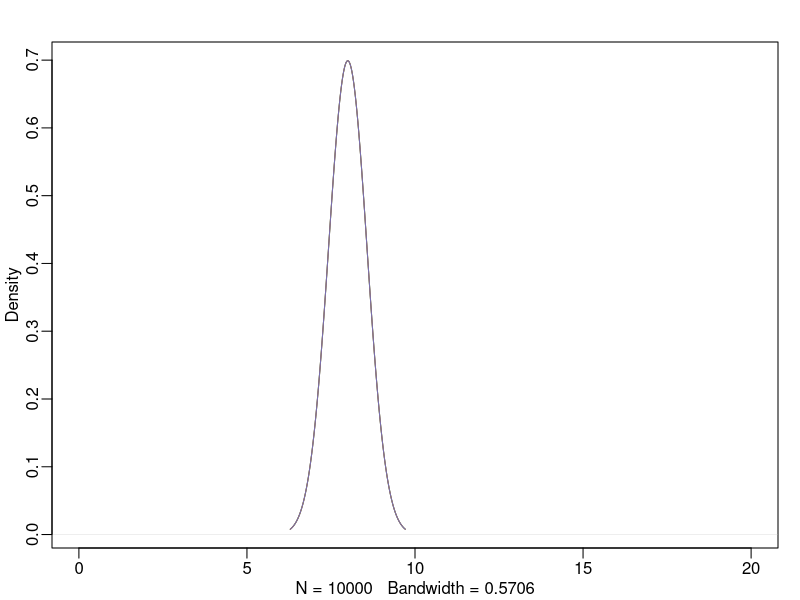
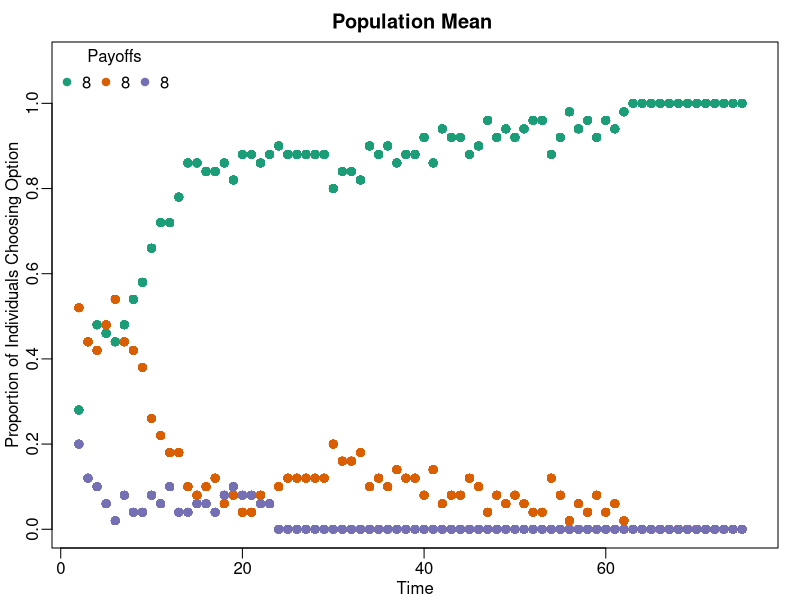
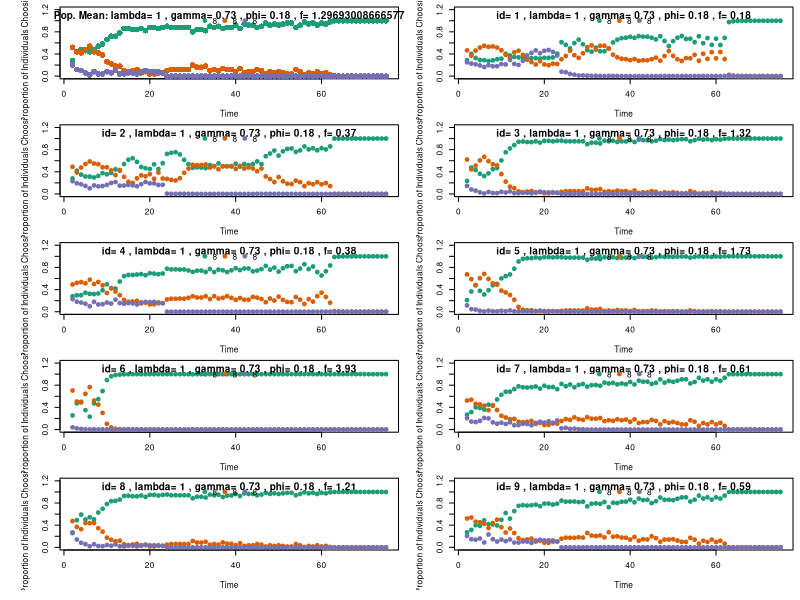
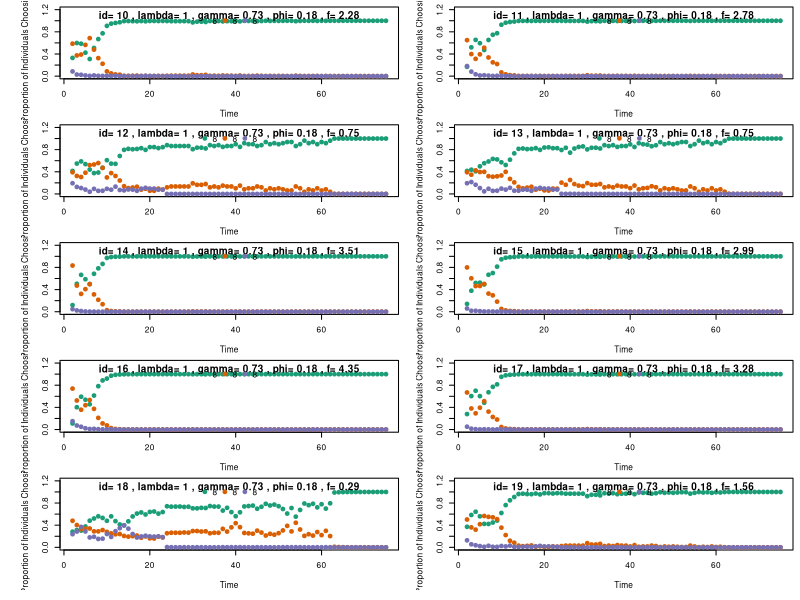
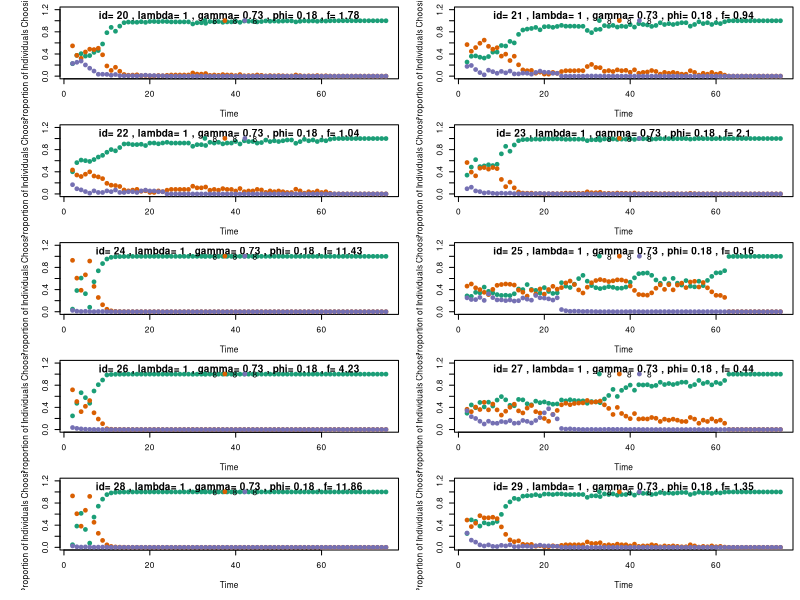
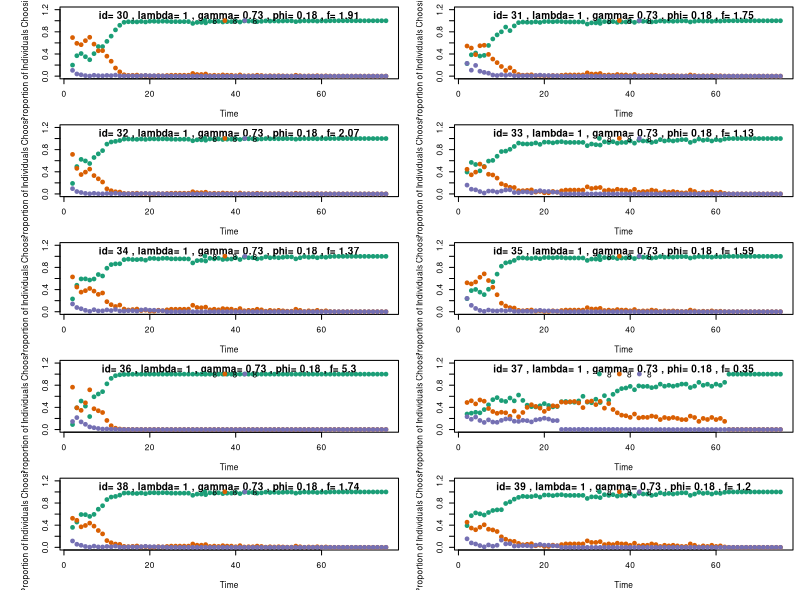
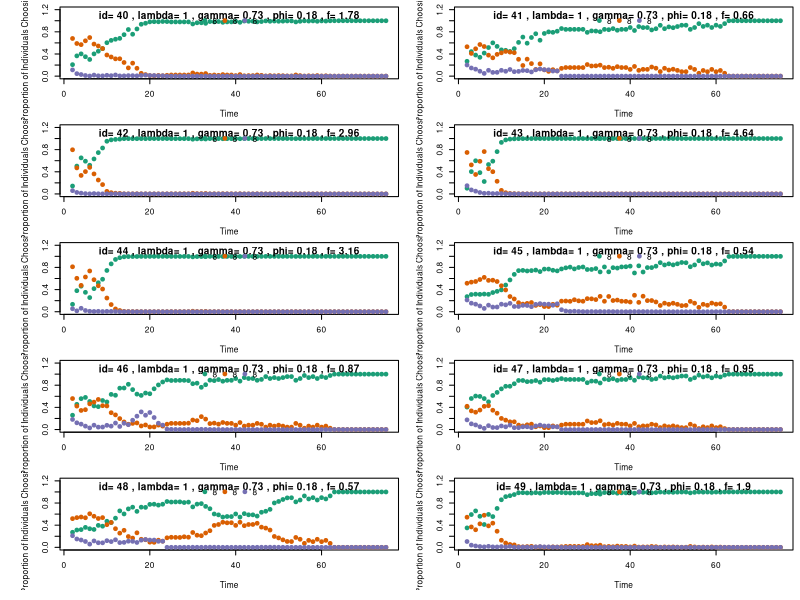
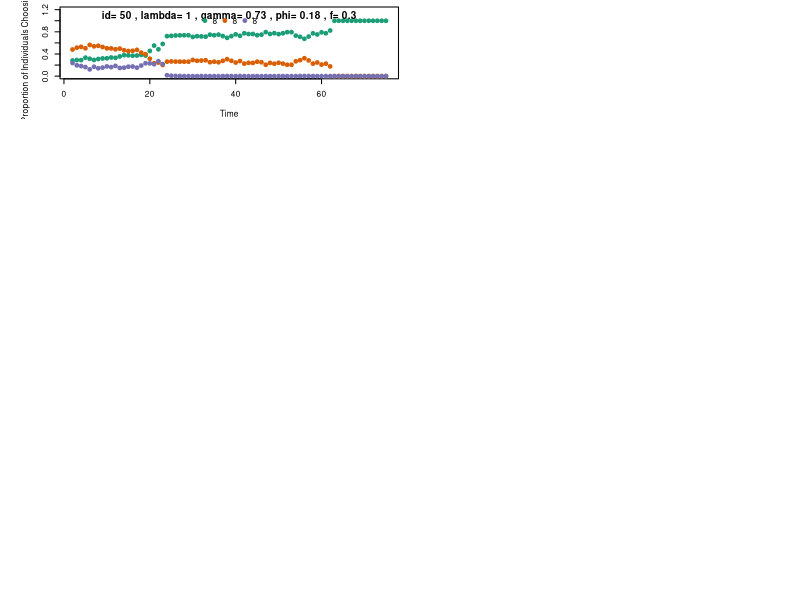

Reproduce these figures in R, in order.
#######################################################
######set color pallete and load functions#############
#######################################################

col.pal=c("#1B9E77", "#D95F02", "#7570B3") #graphing color pallette

#########create a softmax function to simply code, add in logit and logistic fcns
Softmax <- function(x){
    exp(x)/sum(exp(x))
} 

logit <- function(p){ 
    (log(p/(1-p)))
}

logistic <- function(x){ 
    (1/(1+exp(-x)))
}

#######add convenient density plooting function, code lifted from rethinking by McElreath
dens <- function (x, adj = 0.5, norm.comp = FALSE, main = "", show.HPDI = FALSE, 
    show.zero = FALSE, rm.na = TRUE, add = FALSE, ...) 
{
    if (inherits(x, "data.frame")) {
        n <- ncol(x)
        cnames <- colnames(x)
        set_nice_margins()
        par(mfrow = make.grid(n))
        for (i in 1:n) {
            dens(x[, i], adj = adj, norm.comp = norm.comp, show.HPDI = show.HPDI, 
                show.zero = TRUE, xlab = cnames[i], ...)
        }
    }
    else {
        if (rm.na == TRUE) 
            x <- x[!is.na(x)]
        thed <- density(x, adjust = adj)
        if (add == FALSE) {
            set_nice_margins()
            plot(thed, main = main, ...)
        }
        else lines(thed$x, thed$y, ...)
        if (show.HPDI != FALSE) {
            hpd <- HPDI(x, prob = show.HPDI)
            shade(thed, hpd)
        }
        if (norm.comp == TRUE) {
            mu <- mean(x)
            sigma <- sd(x)
            curve(dnorm(x, mu, sigma), col = "white", lwd = 2, 
                add = TRUE)
            curve(dnorm(x, mu, sigma), add = TRUE)
        }
        if (show.zero == TRUE) {
            lines(c(0, 0), c(0, max(thed$y) * 2), lty = 2)
        }
    }
}

set_nice_margins <- function () {
    par_mf <- par("mfrow", "mfcol")
    if (all(unlist(par_mf) == 1)) {
        par(mgp = c(1.5, 0.5, 0), mar = c(2.5, 2.5, 2, 1) + 0.1, 
            tck = -0.02)
    }
}

#######################################################
######begin data simulations###########################
#######################################################

#data sims
n <- 50                                  #number of individuals/pop size
nbouts <- 75                             #timesteps

#simulate values for options
techmeans <- c(8 , 8 , 8)               #mean efficiency of techniques
techvar <- c(0, 0 , 0)                  #variance of techniques

#parameter sims
fc.sim <- log(1.3)				          #frequency dependecy parameter on log scale
phi.sim <- logit(0.18)                    #memory/attraction updating parameter on log-odds scale
gamma.sim <- 1                            #weight given to social info parameter on log-odds scale
k.lambda <- 1                             #sensitivity to individual payoffs

#varying effects offsets for individuals
gamma.sim_i <- rnorm( n , mean=0 , sd=0) ##frequency dependent offsets per individual
phi.sim_i <- rnorm( n , mean=0 , sd=0)   
fc.sim_i <- rnorm( n , mean=0 , sd=1) 

#plot to visualize overlap of payoffs
dens(rnorm( 10000 , mean=techmeans[1] , sd=techvar[1] ) ,col=col.pal[1] , xlim=c(0,20) )
dens(rnorm( 10000 , mean=techmeans[2] , sd=techvar[2] ) ,col=col.pal[2] , xlim=c(0,20) , add=TRUE )
dens(rnorm( 10000 , mean=techmeans[3] , sd=techvar[3] ) ,col=col.pal[3] , xlim=c(0,20) , add=TRUE )

#unique parameters for each individual, to visualize heterogeneity and for plotting individual predictions
gamma.sim_id <- round( logistic(gamma.sim + gamma.sim_i), digits=2) 		##simulated gammas for all n individuals
phi.sim_id <- round(logistic(phi.sim +phi.sim_i), digits=2) 				##simulated phis for all n individuals
fc.sim_id <- round(exp(fc.sim + fc.sim_i), digits=2)  						##simulated strength of frequency dependent learning for all n individuals
gamma.sim_id
phi.sim_id
fc.sim_id

#begin to simulate data
dsim_s <- data.frame( id=0 , bout=0 , tech=0 , y1=0 , y2=0, y3=0 , s1=0 , s2=0 , s3=0 , A1=0 , A2=0 , A3=0 , Pr1=0 , Pr2=0 , Pr3=0 )
therow <- 1

AC <- matrix(1,ncol=3,nrow=n) 												#attraction scores for each behavior
AC[,3] <- 0.2 																#change to make high payoff option less likely
Softmax(AC[1,]) 															#run to see initial prob of choosing a behavior

S1 <- S2 <- S3 <- rep(0,n+1) 												# num of individuals choosing each tech in previous bout
PS1 <- PS2 <- PS3 <- rep(0,nbouts+1) 										# empty vector for mean observed in previous rounds
s_temp <-  rep(0,3)

# S1[1] <- 0.48*nbouts
# S2[1] <- 0.32*nbouts
# S3[1] <- 0.2*nbouts

for ( r in 1:nbouts ) {
    for ( i in 1:n ) {  

		prtech_i <-  Softmax(k.lambda*AC[i,]) 
        my.gam <- logistic( gamma.sim + gamma.sim_i[i] ) 	#social info weight for individual i
        my.phi <- logistic( phi.sim + phi.sim_i[i] )		#weight given to past experience for individual i
        my.fconf <- exp( fc.sim + fc.sim_i[i])  			#strength of frequency dependence for individual i
        prtech_su <- c(S1[r],S2[r],S3[r]) 					#social info individual i observed

        #//frequency dependent social learning aspect below
        if ( r >= 1 ) { 
            if (sum( prtech_su ) > 0 ) {

                #// compute frequency cue
                for ( j in 1:3 ){ s_temp[j] <- prtech_su[j]^my.fconf}

                prtech_s <- s_temp/sum(s_temp)
                prtech <- (1-my.gam)*prtech_i + my.gam*prtech_s

            } else {
                prtech <- prtech_i
            }
        } else {
            prtech <- prtech_i
         }
# choose tech
        tech <- sample( 1:3 , size=1 , prob=prtech)
        yield <- rnorm( 1 , mean=techmeans[tech] , sd=techvar[tech] )


# update attractions
        yields <- rep(0,3)
        yields[tech] <- yield#makes payoff yield
        for (k in 1:3){
        	AC[i,k] <- (1-my.phi)*AC[i,k] + my.phi*yields[k]
        }

        dsim_s[therow,] <- c( i , r , tech , yields[1] , yields[2] , yields[3] , S1[r] , S2[r] , S3[r] , AC[i,1] , AC[i,2] , AC[i,3] ,  prtech[1] , prtech[2], prtech[3] )
        therow <- therow + 1
    } #i
    S1[r+1] <- length( dsim_s$tech[dsim_s$tech==1 & dsim_s$bout==r] )
    S2[r+1] <- length( dsim_s$tech[dsim_s$tech==2 & dsim_s$bout==r] )
    S3[r+1] <- length( dsim_s$tech[dsim_s$tech==3 & dsim_s$bout==r] )

 }

o <- order( dsim_s$i )
dsim <- dsim_s[o,]

#plot raw data of group level effects
plot(s1/n ~ bout, data=dsim[dsim$bout>1,], col=col.pal[1] , ylim=c(0,1.1) , xlim=c(2,nbouts+1), pch=19 , xlab="Time" , ylab="Proportion of Individuals Choosing Option" , main="Population Mean ")
points(s2/n ~ bout, data=dsim[dsim$bout>1,] , col=col.pal[2], pch=19)
points(s3/n ~ bout, data=dsim[dsim$bout>1,] , col=col.pal[3], pch=19)
legend("topleft", cex=1 , as.character(techmeans), pch=19 ,col=col.pal, horiz=TRUE , bty="n", title="Payoffs")

pdf("freq_sims.pdf",width=9,height=11)
par(mfrow=c(5,2))##set up the plot
par( mar=c(4,5,0.6,0.6) , oma=c(1,1,.1,.1) )
par(cex = 0.5)

###main plot
plot(s1/n ~ bout, data=dsim[dsim$bout>1,], col=col.pal[1] , ylim=c(0,1.2) , pch=19 , xlab="Time" , ylab="Proportion of Individuals Choosing Option" , xlim=c(2,nbouts) )
points(s2/n ~ bout, data=dsim[dsim$bout>1,] , col=col.pal[2], pch=19)
points(s3/n ~ bout, data=dsim[dsim$bout>1,] , col=col.pal[3], pch=19)
title(main = paste("Pop. Mean: lambda=",k.lambda ,", gamma=",round(logistic(gamma.sim), digits=2),", phi=",round(logistic(phi.sim),digits=2),", f=", exp(round(fc.sim,digits=2 ))) , line = -1.2, outer = FALSE)
legend("top", inset=.05, cex=1 , as.character(techmeans), pch=19 ,col=col.pal, horiz=TRUE , bty="n")

for(i in 1:n){
    plot(Pr1 ~ (bout-1), data=dsim[dsim$id==i & dsim$bout>1,] , col=col.pal[1] , ylim=c(0,1.2) , pch=19 , xlab="Time" , ylab="Proportion of Individuals Choosing Option" , xlim=c(2,nbouts) )
    points(Pr2 ~ (bout-1), data=dsim[dsim$id==i & dsim$bout>1,] , col=col.pal[2], pch=19)
    points(Pr3 ~ (bout-1), data=dsim[dsim$id==i & dsim$bout>1,] , col=col.pal[3], pch=19)
    title(main = paste("id=",i ,", lambda=",k.lambda ,", gamma=",gamma.sim_id[i],", phi=",phi.sim_id[i],", f=", fc.sim_id[i] ) , line = -1.2, outer = FALSE)
    legend("top", inset=.05, cex=1 , as.character(techmeans), pch=19 ,col=col.pal, horiz=TRUE , bty="n")

}

dev.off()



# ds <- list(
# N = nrow(dsim),
# J = length( unique(dsim$i)),
# K=max(dsim$tech),
# tech = dsim$tech,
# y = cbind( dsim$y1 , dsim$y2 , dsim$y3 ),
# s = cbind(dsim$s1 , dsim$s2 , dsim$s3),
# id = dsim$i,
# bout = dsim$bout ,
# N_effects=3
# )
# parlistcombo=c("lambda" ,"a_id" , "mu" , "fconf", "dev" , "log_lik")

# fit_combo <- stan( file = 'PN_social_combo.stan', data = ds , 
#     iter = 2000, warmup=1000, chains=2, cores=2, pars=parlistcombo, 
#     control=list( adapt_delta=0.98 ) )

# post <- extract(fit_combo)
# par(mfrow=c(2, 2), oma = c(0, 0, 0, 0) , mar=c(3,.5,2,.5))
# par(cex = 0.6)
# par(tcl = -0.25)
# par(mgp = c(2, 0.6, 0))

# dens(logistic(post$mu[,1]) , main=expression(paste(phi)) , xlim=c(0,1), ylab='' , xlab= "a. weight of new experience" , col="white", yaxt='n' , cex.lab=1.5)##phi
# abline( v=logistic(phi.sim) , col="cornflowerblue" ) 
# shade( density(logistic(post$mu[,1])) , lim= as.vector(HPDI(logistic(post$mu[,1]), prob=0.9999)) , col = col.alpha("cornflowerblue", 0.25))

# dens(logistic(post$mu[,2]) , main=expression(paste(gamma))  ,  xlim=c(0,1) , ylab='', xlab= "b. weight of social information" , col="white", yaxt='n', , cex.lab=1.5) #gamma
# abline(v=logistic(gamma.sim) , col="cornflowerblue") 
# shade( density(logistic(post$mu[,2])) , lim= as.vector(HPDI(logistic(post$mu[,2]), prob=0.9999)) , col = col.alpha("cornflowerblue", 0.25))

# dens(exp(post$mu[,3]) , main=expression(paste( "\u0192"[c])),  xlim=c(0,4) , xlab="c. strength of frequency dependence" , col="white", ylab='', yaxt='n',  cex.lab=1.5)##fconf
# abline(v=exp(fc.sim) , col="red" ) #fconf
# shade( density(exp(post$mu[,3])) , lim= as.vector(HPDI(exp(post$mu[,3]), prob=0.9999)) , col = col.alpha("red", 0.25))

# dens(post$mu[,4]  ,main=expression(paste(beta)[pay]) ,  xlim=c(-4,4), xlab="d. strength of payoff bias" , ylab='',col="white", yaxt='n', cex.lab=1.5)##fpay
# abline( v=beta.p , col=col.pal[1]  ) 
# shade( density(post$mu[,4]) , lim= as.vector(HPDI((post$mu[,4]), prob=0.9999)) , col = col.alpha(col.pal[1], 0.25))

# dens(as.vector(post$lambda) , main=expression(paste(lambda)) , ylab='', xlab="i. sensitivity to individual payoff" , col="white" , yaxt='n', cex.lab=1.5)
# abline( v=k.lambda , col="black" ) 
# shade( density(post$lambda) , lim= HPDI(as.vector(post$lambda), prob=0.9999) , col = col.alpha("black", 0.25) )

# dens(post$lambda)

# gam.k <- logistic(gamma.sim + gamma.sim_i)
# gam.pred <- rep(0,n)
# for(i in 1:n){gam.pred[i] <- mean(logistic(post$mu[,2] + post$a_id[,i,2]))}
# ###plot for 2 options probability frequencyxtime(evolutionary dynamics)
# plot(gam.k,gam.pred , pch=19 , col=col.pal[1] , xlim=c(0,0.7) , ylim=c(0,0.7) )
# abline(a = 0, b = 1)


# phi.k<- logistic(phi.sim + phi.sim_i)
# phi.pred <- rep(0,n)
# for(i in 1:n){phi.pred[i] <- median(logistic(post$mu[,1] + post$a_id[,i,1]))}
# plot(phi.k,phi.pred , pch=19 , col="slateblue" , xlim=c(0,0.6) , ylim=c(0,0.6) )
# abline(a = 0, b = 1)

# cairo_pdf("freq_varyfc.pdf", width=7 , heigh=7 ) 
# par(mar=c(5,5,4,1), xpd=TRUE)

# #freq_dependent learning frequency beforelearning vs. frequency of trait after learning
# ltypeh=c(2,1,3)
# colind=c("lightsalmon","lightsalmon2","lightsalmon4")
# freqseq <- c(0.5,1,2)
# N1<- seq(from=0 , to=100 , by=1)
# N2<- 100-N1
# FreqN1B4 <- N1/(N1+N2)
# FreqN1After <- rep (0,100)
# plot(FreqN1B4,FreqN1B4 , ylim=c(0,1) , xlim=c(0,1) , ylab="frequency of trait after social learning" , xlab="frequency of trait before social learning",type="n" , bty="n" , cex.lab=1.5)
# for(i in 1:3){
#    FreqN1After <- N1^freqseq[i]/(N1^freqseq[i]+N2^freqseq[i])  
#    lines( FreqN1B4,FreqN1After,  col=colind[i] , lty=ltypeh[i] , lwd=4) 
# }
# legend("top", title=expression("Strength of \u0192"), 
#     c(expression('\u0192=0.5'),expression('\u0192=1'),expression('\u0192=2'))
#      , col=colind, horiz=TRUE , lty=ltypeh , lw =3 , bty="n" ,  inset=c(0,-.12) , cex=1.2 )

# dev.off()



# cairo_pdf("freq_varyfc_f=2.pdf", width=7 , heigh=7 ) 
# par(mar=c(5,5,4,1), xpd=TRUE)

# #freq_dependent learning frequency beforelearning vs. frequency of trait after learning
# ltypeh=c(2,1,3)
# #colind=c("lightsalmon","lightsalmon2","lightsalmon4")
# colind =c("black","lightsalmon4")
# freqseq <- c(1,2)
# lweight <- c(1,4)
# N1<- seq(from=0 , to=100 , by=1)
# N2<- 100-N1
# FreqN1B4 <- N1/(N1+N2)
# FreqN1After <- rep (0,100)
# plot(FreqN1B4,FreqN1B4 , ylim=c(0,1) , xlim=c(0,1) , ylab="frequency of trait after social learning" , xlab="frequency of trait before social learning",type="n" , bty="n" , cex.lab=1.5)
# for(i in 1:3){
#    FreqN1After <- N1^freqseq[i]/(N1^freqseq[i]+N2^freqseq[i])  
#    lines( FreqN1B4,FreqN1After,  col=colind[i] , lty=ltypeh[i] , lwd=lweight[i]) 
# }
# legend("top", title=expression("Strength of \u0192"), 
#     expression('\u0192=2')
#      , col=colind[2], horiz=TRUE , lty=ltypeh[2] , lw =3 , bty="n" ,  inset=c(0,-.12) , cex=1.2 )

# dev.off()



# cairo_pdf("freq_varyfc_f=1.pdf", width=7 , heigh=7 ) 
# par(mar=c(5,5,4,1), xpd=TRUE)

# #freq_dependent learning frequency beforelearning vs. frequency of trait after learning
# ltypeh=c(2,1,3)
# #colind=c("lightsalmon","lightsalmon2","lightsalmon4")
# colind =c("black","lightsalmon4")
# freqseq <- c(1,1)
# lweight <- c(1,4)
# N1<- seq(from=0 , to=100 , by=1)
# N2<- 100-N1
# FreqN1B4 <- N1/(N1+N2)
# FreqN1After <- rep (0,100)
# plot(FreqN1B4,FreqN1B4 , ylim=c(0,1) , xlim=c(0,1) , ylab="frequency of trait after social learning" , xlab="frequency of trait before social learning",type="n" , bty="n" , cex.lab=1.5)
# for(i in 1:3){
#    FreqN1After <- N1^freqseq[i]/(N1^freqseq[i]+N2^freqseq[i])  
#    lines( FreqN1B4,FreqN1After,  col=colind[i] , lty=ltypeh[i] , lwd=lweight[i]) 
# }
# legend("top", title=expression("Strength of \u0192"), 
#     expression('\u0192=1')
#      , col=colind[2], horiz=TRUE , lty=ltypeh[2] , lw =3 , bty="n" ,  inset=c(0,-.12) , cex=1.2 )

# dev.off()



# cairo_pdf("freq_varyfc_f=0.5.pdf", width=7 , heigh=7 ) 
# par(mar=c(5,5,4,1), xpd=TRUE)

# #freq_dependent learning frequency beforelearning vs. frequency of trait after learning
# ltypeh=c(2,1,3)
# #colind=c("lightsalmon","lightsalmon2","lightsalmon4")
# colind =c("black","lightsalmon4")
# freqseq <- c(1,0.5)
# lweight <- c(1,4)
# N1<- seq(from=0 , to=100 , by=1)
# N2<- 100-N1
# FreqN1B4 <- N1/(N1+N2)
# FreqN1After <- rep (0,100)
# plot(FreqN1B4,FreqN1B4 , ylim=c(0,1) , xlim=c(0,1) , ylab="frequency of trait after social learning" , xlab="frequency of trait before social learning",type="n" , bty="n" , cex.lab=1.5)
# for(i in 1:3){
#    FreqN1After <- N1^freqseq[i]/(N1^freqseq[i]+N2^freqseq[i])  
#    lines( FreqN1B4,FreqN1After,  col=colind[i] , lty=ltypeh[i] , lwd=lweight[i]) 
# }
# legend("top", title=expression("Strength of \u0192"), 
#     expression('\u0192=0.5')
#      , col=colind[2], horiz=TRUE , lty=ltypeh[2] , lw =3 , bty="n" ,  inset=c(0,-.12) , cex=1.2 )

# dev.off()

# cairo_pdf("freq_varyfc_f=1.3_indivvary.pdf", width=7 , heigh=7 ) 
# par(mar=c(5,5,4,1), xpd=TRUE)

# #freq_dependent learning frequency beforelearning vs. frequency of trait after learning
# ltypeh=c(2,1,3)
# #colind=c("lightsalmon","lightsalmon2","lightsalmon4")
# colind =c("black","lightsalmon4")
# freqseq <- c(1,1.3)
# lweight <- c(1,4)
# N1<- seq(from=0 , to=100 , by=1)
# N2<- 100-N1
# FreqN1B4 <- N1/(N1+N2)
# FreqN1After <- rep (0,100)
# plot(FreqN1B4,FreqN1B4 , ylim=c(0,1) , xlim=c(0,1) , ylab="frequency of trait after social learning" , xlab="frequency of trait before social learning",type="n" , bty="n" , cex.lab=1.5)
# for(i in 1:n){
#    FreqN1After <- N1^fc.sim_id [i]/(N1^fc.sim_id [i]+N2^fc.sim_id [i])  
#    lines( FreqN1B4,FreqN1After,  col="lightsalmon" , lty=1 , lwd=1) 
# }
# for(i in 1:3){
#    FreqN1After <- N1^freqseq[i]/(N1^freqseq[i]+N2^freqseq[i])  
#    lines( FreqN1B4,FreqN1After,  col=colind[i] , lty=ltypeh[i] , lwd=lweight[i]) 
# }


# legend("top", title=expression("Strength of \u0192"), 
#     expression('\u0192=1.3')
#      , col=colind[2], horiz=TRUE , lty=ltypeh[2] , lw =3 , bty="n" ,  inset=c(0,-.12) , cex=1.2 )

# dev.off()


